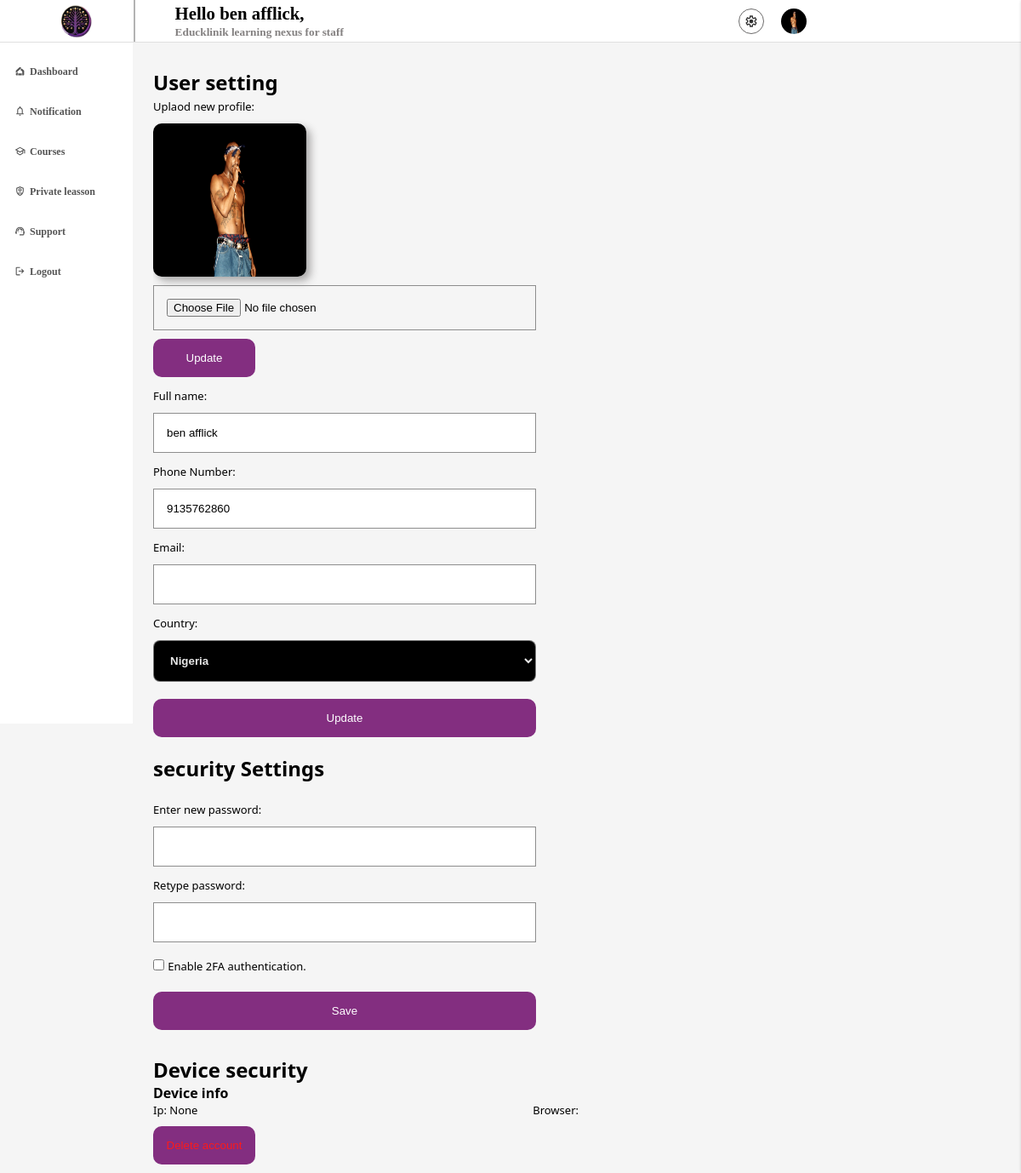
Screenshot of /account/settings (signed in) with the database file from the repository.
### eduklinikapp/models.py (models this page shows, shortened)
class profile(models.Model):
    acc_type = [
        ('Student','Student'),
        ('Admin','Admin'),
        ('staff', 'Staff'),
        ('Parent', 'Parent'),
    ]
    user = models.OneToOneField(User, verbose_name='user', on_delete= models.CASCADE)
    is_disabled = models.BooleanField('if this account is disabled', default=False)
    country = models.CharField('user country', null=False, blank=False, max_length=1000)
    Verified = models.BooleanField('if the user is verified', default=False)
    user_token = models.CharField('user token', null=True, blank=True, max_length=200, unique=True)
    phone_number = models.CharField('user mobile number', null=False, blank=False, max_length=50)
    is_edit = models.BooleanField('if the user have edited ', default=False)
    account_type = models.CharField('the account type', null=True, blank=False, max_length=200, choices=acc_type, default='General')
    not_count =  models.BigIntegerField('user notification  count', default=0)
    date_joined = models.DateTimeField('the date time account was created', default=timezone.now)
    ip_adress = models.GenericIPAddressField('user ip adress', null=True, blank=True)
    reset_code = models.CharField('user one time reset code', null=True, blank=True, max_length=100)
    c_code = models.CharField('user country code', null=True, blank=True, max_length=11)
    refer_code = models.CharField('user referial code', null=True, blank=True, unique=True, max_length=100)
    browser = models.CharField('user access browser', null=True, blank=True, max_length=100)
    qr_code = models.ImageField('user qrcode', null=True, blank=True, upload_to='qrcodes')
    cos_count = models.BigIntegerField('course count', default=0)
    quz_count = models.BigIntegerField('quiz counr', default=0)
    profile_pics = models.ForeignKey('pro_image', on_delete=models.CASCADE, null=True, blank=True)
    age = models.IntegerField('user age ', default=0)

class pro_image(models.Model):
    image = models.ImageField('user image', null=False, blank=False, upload_to='profile pics')
    is_edit = models.BooleanField('is edited', default=False)

### eduklinikapp/profille_view.py (the view)
# urls.py: path('account/settings', profille_view.setting, name='user_setting'),
def setting(request):
    if request.user.is_authenticated:
        user = request.user
        current_user = models.profile.objects.filter(user=user).first()
        user_cour = models.user_course.objects.filter(course_holder=current_user).order_by('-date')[:10]
        if current_user.acc_type == 'Admin':
            context = {
            'user': current_user,
            'pop_cur':user_cour,
            }
            return render(request,'admin/setting.html', context=context)
        context = {
            'user': current_user,
            'pop_cur':user_cour,
        }
        return render(request, 'user/setting.html', context=context)
    else:
        return redirect('/user/login')

### template/user/setting.html (shortened to what this page needs)
{% extends 'base.html' %}
{% load static %}
{% block metadata %}
<link rel="stylesheet" href="{% static 'eduklinikapp/styles/dashboard.css' %}">
{% endblock %}
{% block content %}
{% include 'user/boards.html' %}
<section class="content">
    <section class="setting_sect">
        <h2>
            User setting
        </h2>
    <div class="user_row">
        <label for="user_img">Uplaod new profile:</label>
        <span class="user_pics">
            <img {% if user.profile_pics %} src="{{user.profile_pics.image.url}}" {% else %} src="{% static 'eduklinikapp/images/nouser.png' %}" {% endif %} alt="">
        </span>
        <input type="file" name="new_img" id="user_img"> <br>
        <button onclick="new_img()">
            Update
        </button>
    </div>
    <div class="user_row">
        <label for="full_name">Full name:</label> <br>
        <input type="text" name="full_name" id="f_name" value="{{user.user.first_name}}">
    </div>
    <div class="user_row">
        <label for="full_name">Phone Number:</label> <br>
        <input type="Number" name="phone_number" id="phone" value="{{user.phone_number}}">
    </div>
    <div class="user_row">
        <label for="New_email">Email:</label> <br>
        <input type="text" name="email" id="new_email" value="{{user.user.email}}">
    </div>
    <div class="user_row">
        <label for="country">Country:</label> <br>
        <select name="country" id="country" value="">
            <option cr_c="{{user.c_code}}" value="{{user.country}}">{{user.country}}</option>
        </select>
    </div>
    <div class="user_row">
        <button class="update_btn" onclick="update_profile()">
            Update
        </button>
    </div>
    <article class="sec_setting">
        <h2>
            security Settings
        </h2>
        <div class="user_row">
            <label for="new-pass">Enter new password:</label> <br>
            <input type="password" name="passwd" id="new-pass">
        </div>
        <div class="user_row">
            <label for="re-pass">Retype password:</label> <br>
            <input type="password" name="passwd2" id="re-pass">
        </div>
        <div class="user_row">
            <input type="checkbox" name="2fa" id="2fa" class="two2fa">
            <label for="2fa">
                Enable 2FA authentication.
            </label>
        </div>
        <div class="user_row">
            <button class="update_btn" onclick="update_password()">
                Save
            </button>
        </div>
    </article>
    <article class="device_setting">
        <h2>Device security</h2>
            <h3>Device info</h3>
            <div class="info">
                <span>Ip: {{user.ip_adress}}</span>  <span>Browser: {{user.user_browser}} </span>
            </div>
            <div class="user_row">
                <button style="color:#fc1a1a;" onclick="window.location.href='/delete_account/';">
                </button>
            </div>
    </section>
    </section>
{% endblock %}

### template/user/boards.html (shortened to what this page needs)
{% extends 'base.html' %}
{% load static %}
{% block content %}
<section class="head">
     <nav class="navagation">
        <div class="logo">
            <span class="img">
                <img src="{% static 'eduklinikapp/images/ed_logo.png' %}" alt="">
            </span>
        </div>
        <aside class="nav_link">
            <div class="user">
                <strong id="tex_port">
                   Hello {{user.user.first_name}},
                </strong> <br>
                <small>
                    Educklinik learning nexus for {{user.account_type}}
                </small>
            </div>
            <div class="user_links">
                <a href="/account/settings" class="setting">
                </a>
                <a href="/user/profile/" class="user_img">
                    <img {% if user.profile_pics %} src="{{user.profile_pics.image.url}}" {% else %} src="{% static 'eduklinikapp/images/nouser.png' %}" {% endif %} alt="">
                </a>
            </div>
        </aside>
     </nav>
</section>
<main class="main_sect">
    <section class="side_bar">
        <a href="/dashboard" class="link" id="home" style="color: #000; background-color: #0000004b;">
            <span>Dashboard</span>
        </a>
        <br>
        <a href="/notification/" class="link" id="acct">
            <span>Notification</span>
        </a>
        <br>
        <a href="/accout/course/" class="link" id="pay">
            <svg xmlns="http://www.w3.org/2000/svg" height="24px" viewBox="0 -960 960 960" width="24px" fill="currentcolor"><path d="M480-120 200-272v-240L40-600l440-240 440 240v320h-80v-276l-80 44v240L480-120Zm0-332 274-148-274-148-274 148 274 148Zm0 241 200-108v-151L480-360 280-470v151l200 108Zm0-241Zm0 90Zm0 0Z"/></svg>
            <span>Courses</span>
        </a>
        <br>
        <a href="/private_lesson/" id="trans" class="link">
            <span>Private leasson</span>
        </a>
        <br>
        <a href="/dashboard/proof-statements/" id="proof" class="link">
            <span>Support</span>
        </a>
        <br>
        <a href="/" id="proof" class="link">
            <svg xmlns="http://www.w3.org/2000/svg" height="24px" viewBox="0 -960 960 960" width="24px" fill="currentcolor"><path d="M200-120q-33 0-56.5-23.5T120-200v-560q0-33 23.5-56.5T200-840h280v80H200v560h280v80H200Zm440-160-55-58 102-102H360v-80h327L585-622l55-58 200 200-200 200Z"/></svg>
            <span>Logout</span>
        </a>
        <br>
    </main>
    </section>
    {% endblock %}

### eduklinikapp/static/eduklinikapp/styles/base.css (style rules this page uses)
* { margin: 0; padding: 0; box-sizing: border-box; list-style-type: none; scroll-behavior: smooth; text-decoration: none; }
:root { --main-color: rgb(131, 46, 128); --text-color: linear-gradient( to bottom, rgb(131, 46, 128), hsl(42, 60%, 48%) ); --background-color: #e7e7e7; --text-color2: hsl(42, 60%, 48%); --text-color3: rgb(72, 72, 72); --text-black: black; --font-size: 100%; --font-size2: 200%; --font-very-bold: 900; --font-bold: 600; --box-shadow: 1px 3px 5px #000000; --box-shadow2: 1px 20px 5px #000000, 2px 4px 0px #0a0e12; --text-shadow: 0px 0px 1px black; }
body, html { height: 100%; width: 100%; scroll-behavior: smooth; background-color: white; display: block; position: relative; }
nav, .register_login { display: flex; position: relative; height: 100%; width: 100%; }
main { display: block; position: relative; height: auto; width: 100%; top: 4rem; padding: 1rem 1rem; }
select { height: 100%; width: 100%; padding: 1rem 2rem; background-color: var(--text-black); border-radius: 0.5rem; cursor: pointer; border: none; outline: none; color: var(--background-color); font-weight: 600; }

### template/user/setting.html (style rules this page uses)
.link:nth-child(1) { background-color: transparent !important; color: #303030d3 !important; }

### template/user/boards.html (style rules this page uses)
main { padding-top: 0px !important; }

### rows the page displays
profile: user.first_name "ben afflick", account_type "staff", profile_pics.image (picture), full_name "ben afflick", phone_number "9135762860", country "Nigeria", ip_adress "None"
